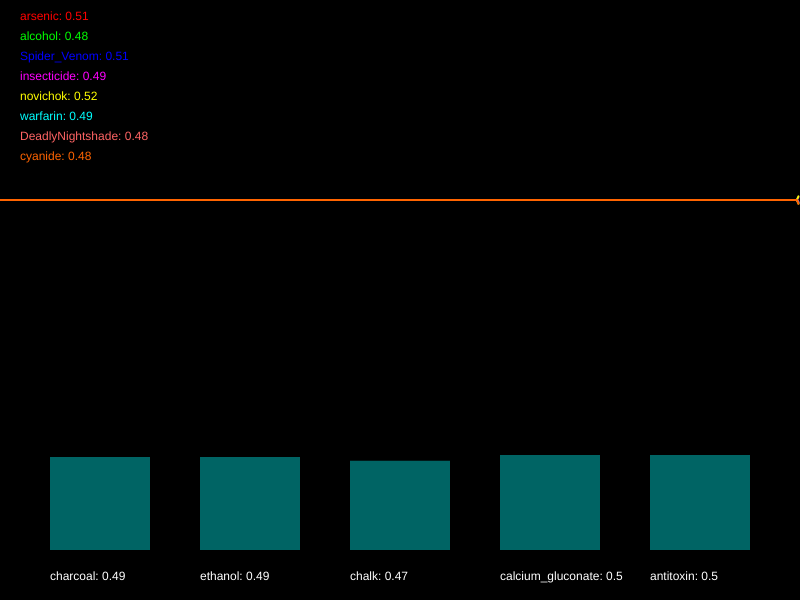
Frame 1 (no input)
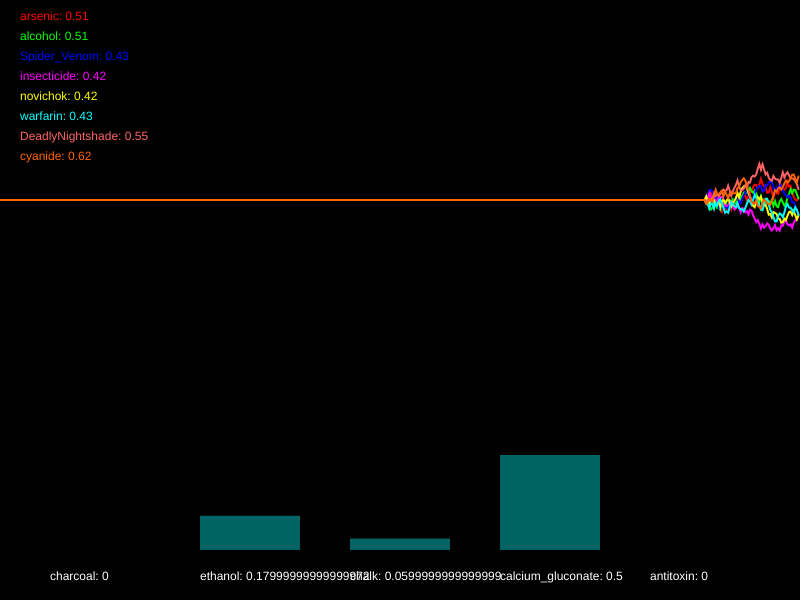
Frame 60 (no input)
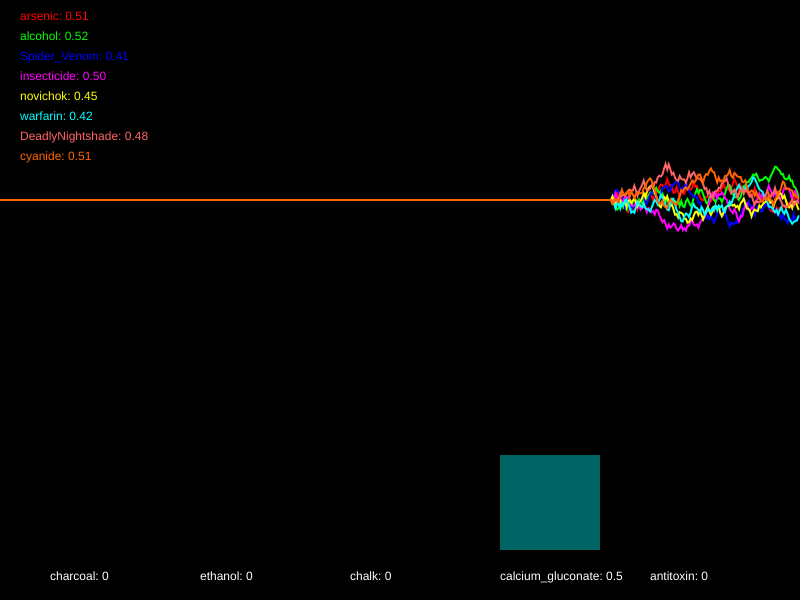
Frame 120 (the mouse pressed at the canvas centre since frame 60)

The p5.js sketch that drew these frames (run headless with seeded random() and noise() and a simulated clock; from frame 60 on, the mouse is pressed at the canvas centre):

// p5.js sketch
// ── sketch.js
/*

Officer: 4335840
CaseNum: 401-3-66401888-4335840

Case 401 - The Case of Norbert's Weiner Stand
Stage 4 - Mortal Cupcake

It seems that Norbert is getting desperate now. In what appears to be his final
stand he has set up his own cupcake shop. The laced cupcakes look delicious but
they are extremely dangerous. Just a brief whiff of one can induce a series of
deadly symptoms. This is Norbert’s most complex poison to date, so you’ll have
to work hard to produce a viable antidote.

You must develop the antidote by using conditional statements in the draw loop to
do the following.

	- If cyanide dips below 0.65, arsenic goes above 0.26, and also DeadlyNightshade goes above 0.49, reduce charcoal by 0.01
	- If alcohol dips below 0.31 or insecticide goes above 0.74, whilst at the same time, Spider_Venom dips below 0.71 or warfarin dips below 0.68, raise charcoal by 0.03
	- When either insecticide goes above 0.41, Spider_Venom dips below 0.3, or perhaps alcohol goes above 0.61, reduce ethanol by 0.01
	- When novichok dips below 0.28 or cyanide goes above 0.3, whilst at the same time, warfarin dips below 0.3 and DeadlyNightshade goes above 0.25, increase ethanol by 0.05
	- When Spider_Venom dips below 0.56, or on the other hand, DeadlyNightshade goes above 0.75 and cyanide goes above 0.54, reduce chalk by 0.03
	- When insecticide dips below 0.56, novichok goes above 0.37, and also arsenic goes above 0.51, increase chalk by 0.02
	- When insecticide goes above 0.6, cyanide goes above 0.33, and also novichok dips below 0.69, try decreasing calcium_gluconate by 0.02
	- If Spider_Venom dips below 0.28, warfarin goes above 0.28, and also alcohol goes above 0.64, increase calcium_gluconate by 0.01
	- If cyanide goes above 0.63 or warfarin goes above 0.36, whilst at the same time, arsenic goes above 0.51, try decreasing antitoxin by 0.04
	- When alcohol dips below 0.47, DeadlyNightshade dips below 0.7, and also insecticide goes above 0.56, raise antitoxin by 0.04


Your conditional statements should:

consider the following poisons:

	- arsenic
	- alcohol
	- Spider_Venom
	- insecticide
	- novichok
	- warfarin
	- DeadlyNightshade
	- cyanide


and modify the following antidotes:

	- charcoal
	- ethanol
	- chalk
	- calcium_gluconate
	- antitoxin


- There are many ways to complete this task but you should only use the
following commands:

	if(){}
	+=
	-=

*/

//Declare the poison variables
var arsenic;
var alcohol;
var Spider_Venom;
var insecticide;
var novichok;
var warfarin;
var DeadlyNightshade;
var cyanide;


//Declare the antidote variables
var charcoal;
var ethanol;
var chalk;
var calcium_gluconate;
var antitoxin;


//This variable is used for drawing the graph
var graphs;


function setup()
{

	createCanvas(800,600);
	strokeWeight(2);

	//initialise the poisons and antidotes
	arsenic = 0.5;
	alcohol = 0.5;
	Spider_Venom = 0.5;
	insecticide = 0.5;
	novichok = 0.5;
	warfarin = 0.5;
	DeadlyNightshade = 0.5;
	cyanide = 0.5;
	charcoal = 0.5;
	ethanol = 0.5;
	chalk = 0.5;
	calcium_gluconate = 0.5;
	antitoxin = 0.5;


	//fills the graph with empty values
	graphs = [];

	for(var i = 0; i < 8; i++)
	{
		graphs.push([]);
		for(var j = 0; j < 512; j++)
		{
			graphs[i].push(0.5);
		}
	}

}

function draw()
{

	//Develop the antidote below
	//Write conditional statements to change the amount of each substance ..

    
    if(cyanide < 0.65 && arsenic > 0.26 && DeadlyNightshade > 0.49)
    {
        charcoal -= 0.01;
    }
    
    if((alcohol < 0.31 || insecticide > 0.74) && (Spider_Venom < 0.71 || warfarin < 0.68))
    {
        charcoal += 0.03;
    }
    
    if(insecticide > 0.41 || Spider_Venom < 0.3 || alcohol > 0.61)
    {
        ethanol -= 0.01;
    }
    
    if((novichok < 0.28 || cyanide > 0.3) && (warfarin < 0.3 && DeadlyNightshade > 0.25))
    {
        ethanol += 0.05;
    }
    
    if(Spider_Venom < 0.56 || (DeadlyNightshade > 0.75 && cyanide > 0.54))
    {
        chalk -= 0.03;
    }
    
    if(insecticide < 0.56 && novichok > 0.37 && arsenic > 0.51)
    {
        chalk += 0.02;
    }
    
    if(insecticide > 0.6 && cyanide > 0.33 && novichok < 0.69)
    {
        calcium_gluconate -= 0.02;
    }
    
    if(Spider_Venom < 0.28 && warfarin > 0.28 && alcohol > 0.64)
    {
        calcium_gluconate += 0.01;
    }
    
    if((cyanide > 0.63 || warfarin > 0.36) && arsenic > 0.51)
    {
        antitoxin -= 0.04;
    }
    
    if(alcohol < 0.47 && DeadlyNightshade < 0.7 && insecticide > 0.56)
    {
        antitoxin += 0.04;
    }
       
       
       
       
       
       
       
       
   
    

	//////////////////////////////////////////////////////

	//the code below generates new values using random numbers

	/*
		For testing, you might want to temporarily comment out
		these lines and set the same variables to constant values
		instead.
	*/

	arsenic = nextValue(graphs[0],arsenic);
	alcohol = nextValue(graphs[1],alcohol);
	Spider_Venom = nextValue(graphs[2],Spider_Venom);
	insecticide = nextValue(graphs[3],insecticide);
	novichok = nextValue(graphs[4],novichok);
	warfarin = nextValue(graphs[5],warfarin);
	DeadlyNightshade = nextValue(graphs[6],DeadlyNightshade);
	cyanide = nextValue(graphs[7],cyanide);


	charcoal = constrain(charcoal, 0, 1);
	ethanol = constrain(ethanol, 0, 1);
	chalk = constrain(chalk, 0, 1);
	calcium_gluconate = constrain(calcium_gluconate, 0, 1);
	antitoxin = constrain(antitoxin, 0, 1);


	///////// DO NOT CHANGE THE CODE BELOW ///////////

	//drawing code

	// set background
	background(0);
	noFill();

	//draw the graphs for the vitals

	var colors = [
		color(255, 0, 0),
		color(0, 255, 0),
		color(0, 0, 255),
		color(255, 0, 255),
		color(255, 255, 0),
		color(0, 255, 255),
		color(255, 100, 100),
		color(255, 100, 0)
	];

	for(var i = 0; i < graphs.length; i++)
	{
		stroke(colors[i]);
		drawGraph(graphs[i]);
	}

	//draw the poisons as text
	noStroke();
	fill(colors[0]);
	text('arsenic: ' + nf(arsenic,1,2), 20,20);
	fill(colors[1]);
	text('alcohol: ' + nf(alcohol,1,2), 20,40);
	fill(colors[2]);
	text('Spider_Venom: ' + nf(Spider_Venom,1,2), 20,60);
	fill(colors[3]);
	text('insecticide: ' + nf(insecticide,1,2), 20,80);
	fill(colors[4]);
	text('novichok: ' + nf(novichok,1,2), 20,100);
	fill(colors[5]);
	text('warfarin: ' + nf(warfarin,1,2), 20,120);
	fill(colors[6]);
	text('DeadlyNightshade: ' + nf(DeadlyNightshade,1,2), 20,140);
	fill(colors[7]);
	text('cyanide: ' + nf(cyanide,1,2), 20,160);


	//draw the antidotes bar chart
	drawBar(charcoal,50,'charcoal');
	drawBar(ethanol,200,'ethanol');
	drawBar(chalk,350,'chalk');
	drawBar(calcium_gluconate,500,'calcium_gluconate');
	drawBar(antitoxin,650,'antitoxin');


}

function nextValue(graph, val)
{
	//gets the next value for a vital and puts it in an array for drawing
	var delta = random(-0.03,0.03);

	val += delta;
	if(val > 1 || val < 0)
	{
		delta *= -1;
		val += delta * 2;
	}

	graph.push(val)
	graph.shift();
	return val;
}

function drawGraph(graph)
{
	//draws an array as a graph
	beginShape();
	for(var i = 0; i < graph.length; i++)
	{
			vertex(width * i/512, height * 0.5 - graph[i]* height/3)
	}
	endShape();
}


function drawBar(val, x, name)
{
	//draws the bars for bar chart
    noStroke();
    fill(0,100,100);
	var mh = height * 0.4 - 50;
	rect(x,(height - 50) - val*mh, 100, val*mh);
    fill(255);
	text(name + ": " + val, x, height - 20);
}
